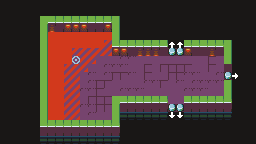

This is a level from a 2D game, rendered from its Tiled map with the project's own tilesets. A one-line summary and the complete map file follow:
An orthogonal 32x18 tile map with 8x8 px tiles, 2 tile layers (Background, Forground) and 2 objects.

<map version="1.2" tiledversion="1.3.2" orientation="orthogonal" renderorder="right-down" compressionlevel="0" width="32" height="18" tilewidth="8" tileheight="8" infinite="0" nextlayerid="4" nextobjectid="4">
 <tileset firstgid="1" source="../Tilesets/DungeonTileSet.tsx" />
 <layer id="1" name="Background" width="32" height="18">
  <data encoding="csv">
1,1,1,1,1,1,1,1,1,1,1,1,1,1,1,1,1,1,1,1,1,1,1,1,1,1,1,1,1,1,1,1,
1,1,1,1,1,1,1,1,1,1,1,1,1,1,1,1,1,1,1,1,1,1,1,1,1,1,1,1,1,1,1,1,
1,1,1,1,1,2,3,3,3,3,3,3,3,3,4,1,1,1,1,1,1,1,1,1,1,1,1,1,1,1,1,1,
1,1,1,1,1,4,50,14,51,51,51,14,14,51,4,1,1,1,1,1,1,1,1,1,1,1,1,1,1,1,1,1,
1,1,1,1,1,4,52,52,52,52,52,52,52,52,4,1,1,1,1,1,1,1,1,1,1,1,1,1,1,1,1,1,
1,1,1,1,1,4,52,52,52,52,52,52,52,49,3,3,3,3,3,3,3,123,123,3,3,3,3,3,4,1,1,1,
1,1,1,1,1,4,52,52,52,49,49,49,49,49,51,51,5,50,50,50,5,16,16,51,5,5,50,5,4,1,1,1,
1,1,1,1,1,4,52,52,52,125,49,49,16,16,16,17,17,16,16,16,16,16,16,16,16,16,18,16,4,1,1,1,
1,1,1,1,1,4,52,52,49,49,49,16,16,17,17,17,16,16,18,16,18,18,18,18,16,16,18,16,5,1,1,1,
1,1,1,1,1,4,52,52,49,49,16,17,16,17,18,18,17,16,18,16,16,18,18,17,17,16,16,17,16,122,1,1,
1,1,1,1,1,4,52,52,49,49,16,17,18,18,16,16,16,16,17,17,18,16,17,16,17,17,17,17,4,1,1,1,
1,1,1,1,1,4,52,52,49,49,17,17,18,16,16,17,17,17,16,16,16,16,16,17,17,17,16,16,4,1,1,1,
1,1,1,1,1,4,52,52,49,49,16,18,18,18,0,0,0,0,0,0,0,16,16,0,0,0,0,0,3,1,1,1,
1,1,1,1,1,4,52,52,49,49,17,17,18,18,4,14,14,14,14,14,14,16,16,14,14,14,14,14,14,1,1,1,
1,1,1,1,1,4,52,52,49,49,16,17,16,16,4,47,47,47,47,47,47,124,124,47,47,47,47,47,47,1,1,1,
1,1,1,1,1,3,0,0,0,0,0,0,0,0,3,1,1,1,1,1,1,1,1,1,1,1,1,1,1,1,1,1,
1,1,1,1,1,14,14,14,14,14,14,14,14,14,14,1,1,1,1,1,1,1,1,1,1,1,1,1,1,1,1,1,
1,1,1,1,1,47,47,47,47,47,47,47,47,47,47,1,1,1,1,1,1,1,1,1,1,1,1,1,1,1,1,1
</data>
 </layer>
 <layer id="2" name="Forground" width="32" height="18">
  <data encoding="csv">
0,0,0,0,0,0,0,0,0,0,0,0,0,0,0,0,0,0,0,0,0,0,0,0,0,0,0,0,0,0,0,0,
0,0,0,0,0,0,0,0,0,0,0,0,0,0,0,0,0,0,0,0,0,0,0,0,0,0,0,0,0,0,0,0,
0,0,0,0,0,0,0,0,0,0,0,0,0,0,0,0,0,0,0,0,0,0,0,0,0,0,0,0,0,0,0,0,
0,0,0,0,0,0,0,0,0,0,0,0,0,0,0,0,0,0,0,0,0,0,0,0,0,0,0,0,0,0,0,0,
0,0,0,0,0,0,0,0,0,0,0,0,0,0,0,0,0,0,0,0,0,0,0,0,0,0,0,0,0,0,0,0,
0,0,0,0,0,4,0,0,0,0,0,0,0,0,0,0,0,0,0,0,0,0,0,0,0,0,0,0,0,0,0,0,
0,0,0,0,0,4,0,0,0,0,0,0,0,0,0,0,0,0,0,0,0,40,40,0,0,0,0,0,0,0,0,0,
0,0,0,0,0,0,0,0,0,0,0,0,0,0,0,0,0,0,0,0,0,0,0,0,0,0,0,0,0,0,0,0,
0,0,0,0,0,0,0,0,0,0,0,0,0,0,0,0,0,0,0,0,0,0,0,0,0,0,0,0,0,0,0,0,
0,0,0,0,0,0,0,0,0,0,0,0,0,0,0,0,0,0,0,0,0,0,0,0,0,0,0,0,40,0,0,0,
0,0,0,0,0,0,0,0,0,0,0,0,0,0,0,0,0,0,0,0,0,0,0,0,0,0,0,0,0,0,0,0,
0,0,0,0,0,0,0,0,0,0,0,0,0,0,0,0,0,0,0,0,0,0,0,0,0,0,0,0,0,0,0,0,
0,0,0,0,0,0,0,0,0,0,0,0,0,0,2,3,3,3,3,3,3,0,0,3,3,3,3,3,0,0,0,0,
0,0,0,0,0,0,0,0,0,0,0,0,0,0,0,0,0,0,0,0,0,40,40,0,0,0,0,0,0,0,0,0,
0,0,0,0,0,0,0,0,0,0,0,0,0,0,0,0,0,0,0,0,0,0,0,0,0,0,0,0,0,0,0,0,
0,0,0,0,0,0,3,3,3,3,3,3,3,3,0,0,0,0,0,0,0,0,0,0,0,0,0,0,0,0,0,0,
0,0,0,0,0,0,0,0,0,0,0,0,0,0,0,0,0,0,0,0,0,0,0,0,0,0,0,0,0,0,0,0,
0,0,0,0,0,0,0,0,0,0,0,0,0,0,0,0,0,0,0,0,0,0,0,0,0,0,0,0,0,0,0,0
</data>
 </layer>
 <objectgroup id="3" name="Spawns">
  <object id="1" x="141" y="76">
   <point />
  </object>
  <object id="2" x="87" y="78">
   <point />
  </object>
 </objectgroup>
</map>
